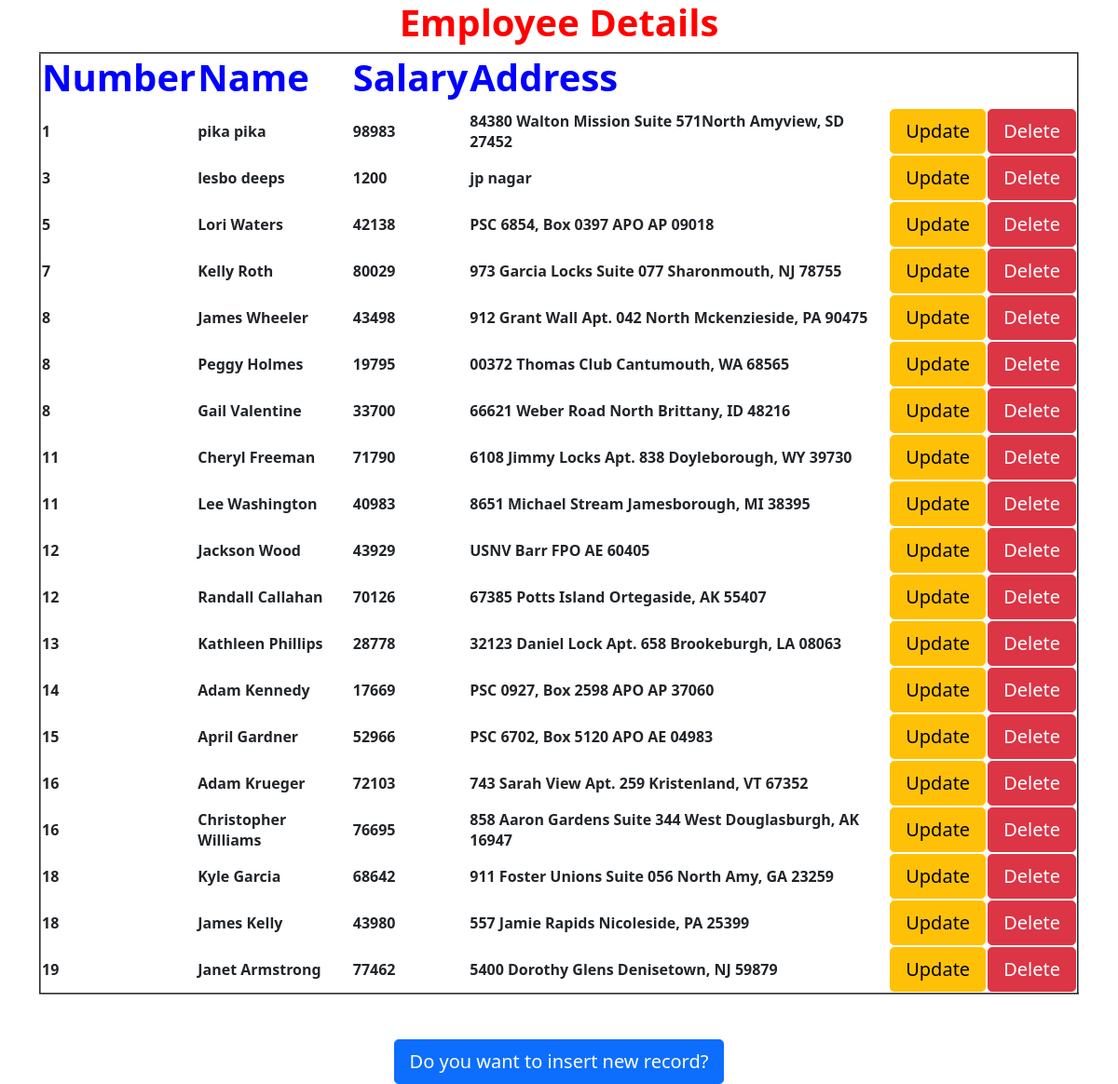
The page / on the database its author committed.
### myApp/models.py (models this page shows)
class Employee(models.Model):
    eno=models.IntegerField()
    ename=models.CharField(max_length=50)
    esal=models.IntegerField()
    eaddr=models.CharField(max_length=100)

### myApp/views.py (the view)
# urls.py: url(r'^$',views.display),
def display(request):
    e=Employee.objects.order_by('eno')
    d={'emp':e}
    return render(request,'myApp/index.html',d)

### templates/myApp/index.html (shortened to what this page needs)
<html>
 {%extends 'myApp/parent.html'%}
  {%block for_child%}
  <h1 style="color:red;"><b>Employee Details</b></h1>
  <table border="2">
   <tr style="color:Blue">
    <th><h1><b>Number</b></h1></th>
	<th><h1><b>Name</b></h1></th>
	<th><h1><b>Salary</b></h1></th>
	<th><h1><b>Address</b></h1></th>
   </tr>
   {%for x in emp%}
   <tr>
    <td><b>{{x.eno}}</b></td>
	<td><b>{{x.ename}}</b></td>
	<td><b>{{x.esal}}</b></td>
	<td><b>{{x.eaddr}}</b></td>
	<td><a href="/update/{{x.id}}" class="btn btn-lg btn-warning">Update</a>
	<td><a href="/delete/{{x.id}}" class="btn btn-lg btn-danger">Delete</a>
	</td>
   </tr>
   {%endfor%}
   </table><br><br>
   <a href="/insert/" class="btn btn-lg btn-primary">Do you want to insert new record? </a>
  {%endblock%}

### templates/myApp/parent.html (shortened to what this page needs)
<html>
 <head>
  <link href="https://cdn.jsdelivr.net/npm/bootstrap@5.0.0-beta1/dist/css/bootstrap.min.css" rel="stylesheet">
 </head>
 <body>
  <div class="container" align="center">
   {%block for_child%}
   {%endblock%}
  </div>
 </body>
</html>

### rows shown on the page
Employee: eno "1", ename "pika pika", esal "98983", eaddr "84380 Walton Mission Suite 571North Amyview, SD 27452"
Employee: eno "3", ename "lesbo deeps", esal "1200", eaddr "jp nagar"
Employee: eno "5", ename "Lori Waters", esal "42138", eaddr "PSC 6854, Box 0397 APO AP 09018"
Employee: eno "7", ename "Kelly Roth", esal "80029", eaddr "973 Garcia Locks Suite 077 Sharonmouth, NJ 78755"
Employee: eno "8", ename "James Wheeler", esal "43498", eaddr "912 Grant Wall Apt. 042 North Mckenzieside, PA 90475"
Employee: eno "8", ename "Peggy Holmes", esal "19795", eaddr "00372 Thomas Club Cantumouth, WA 68565"
Employee: eno "8", ename "Gail Valentine", esal "33700", eaddr "66621 Weber Road North Brittany, ID 48216"
Employee: eno "11", ename "Cheryl Freeman", esal "71790", eaddr "6108 Jimmy Locks Apt. 838 Doyleborough, WY 39730"
Employee: eno "11", ename "Lee Washington", esal "40983", eaddr "8651 Michael Stream Jamesborough, MI 38395"
Employee: eno "12", ename "Jackson Wood", esal "43929", eaddr "USNV Barr FPO AE 60405"
Employee: eno "12", ename "Randall Callahan", esal "70126", eaddr "67385 Potts Island Ortegaside, AK 55407"
Employee: eno "13", ename "Kathleen Phillips", esal "28778", eaddr "32123 Daniel Lock Apt. 658 Brookeburgh, LA 08063"
Employee: eno "14", ename "Adam Kennedy", esal "17669", eaddr "PSC 0927, Box 2598 APO AP 37060"
Employee: eno "15", ename "April Gardner", esal "52966", eaddr "PSC 6702, Box 5120 APO AE 04983"
Employee: eno "16", ename "Adam Krueger", esal "72103", eaddr "743 Sarah View Apt. 259 Kristenland, VT 67352"
Employee: eno "16", ename "Christopher Williams", esal "76695", eaddr "858 Aaron Gardens Suite 344 West Douglasburgh, AK 16947"
Employee: eno "18", ename "Kyle Garcia", esal "68642", eaddr "911 Foster Unions Suite 056 North Amy, GA 23259"
Employee: eno "18", ename "James Kelly", esal "43980", eaddr "557 Jamie Rapids Nicoleside, PA 25399"
Employee: eno "19", ename "Janet Armstrong", esal "77462", eaddr "5400 Dorothy Glens Denisetown, NJ 59879"
